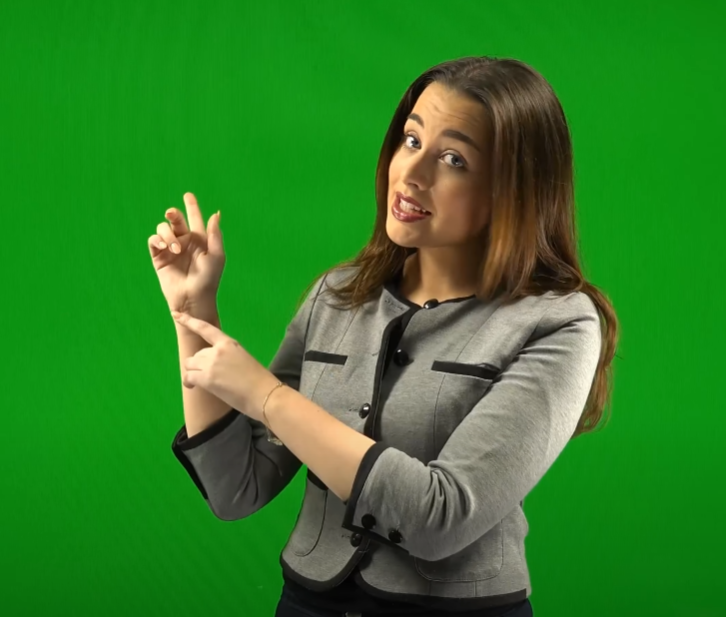
#> input picture Computacao_visual/Chroma/recursos/teste2.png, 726 x 617 px, given in place of konoha.jpg, which was not available
$ python Chroma_video.py
#> lines starting #> are read from the running program, lines starting #| are printed output that depends on the picture; after the words box and inside, x2 and y2 are one past the last pixel; in counts of white or black regions, pixels touching at a corner belong together; pictures that were not available may be replaced by others from this repository, and a replacement may not be noted
#> in main, background is the input picture: shape (617, 726, 3); mean B, G, R 39.6, 125.7, 48.7
import cv2
import numpy as np

# -- CHROMA REFS
#Foruns:
# https://stackoverflow.com/questions/10948589/choosing-the-correct-upper-and-lower-hsv-boundaries-for-color-detection-withcv
#
#Documentação:
# https://docs.opencv.org/4.x/dd/d43/tutorial_py_video_display.html
# https://docs.opencv.org/3.4/da/d97/tutorial_threshold_inRange.html
# https://docs.opencv.org/4.x/d0/d86/tutorial_py_image_arithmetics.html

#Youtube:
# https://www.youtube.com/watch?v=ozyRoPFneck&ab_channel=CarlosMelo
# https://www.youtube.com/watch?v=l-llIQh0DsI&ab_channel=w3runs
# https://www.youtube.com/watch?v=6PMHKXXhRXc&t=566s&ab_channel=Programa%C3%A7%C3%A3oDin%C3%A2mica

def removerFundoVerde(foreground, background):
    #Criando Janelas
    JANELA_MASK_FOREGROUND = "MASCARA FOREGROUND"
    JANELA_MASK_BACKGROUND = "MASCARA BACKGROUND"
    cv2.namedWindow(JANELA_MASK_FOREGROUND, cv2.WINDOW_GUI_NORMAL)
    cv2.namedWindow(JANELA_MASK_BACKGROUND, cv2.WINDOW_GUI_NORMAL)
    cv2.resizeWindow(JANELA_MASK_FOREGROUND, 400, 300)
    cv2.resizeWindow(JANELA_MASK_BACKGROUND, 400, 300)

    #Convertendo para o sistema de cor HSV
    foreground = cv2.cvtColor(foreground, cv2.COLOR_BGR2HSV)
#> foreground: shape (617, 726, 3); mean H, S, V 47.2, 177.5, 130.6

    # Esticando Background se necessário
    linhas, colunas = foreground.shape[:2]
#> linhas = 617; colunas = 726
    bk_linhas, bk_colunas = background.shape[:2]
#> bk_linhas = 617; bk_colunas = 726
    if linhas > bk_linhas or colunas > bk_colunas:
        background = cv2.resize(background, (colunas, linhas), interpolation=cv2.INTER_LINEAR)

    #Definindo limites de cor 40 <= hue <= 80
    lower_green = np.array([40, 30, 70], dtype=np.uint8)
    upper_green = np.array([80, 255, 220], dtype=np.uint8)

    #Se o pixel estiver dentro do intervalo ele marca com 255 senao 0
    mascara = cv2.inRange(foreground, lower_green, upper_green)
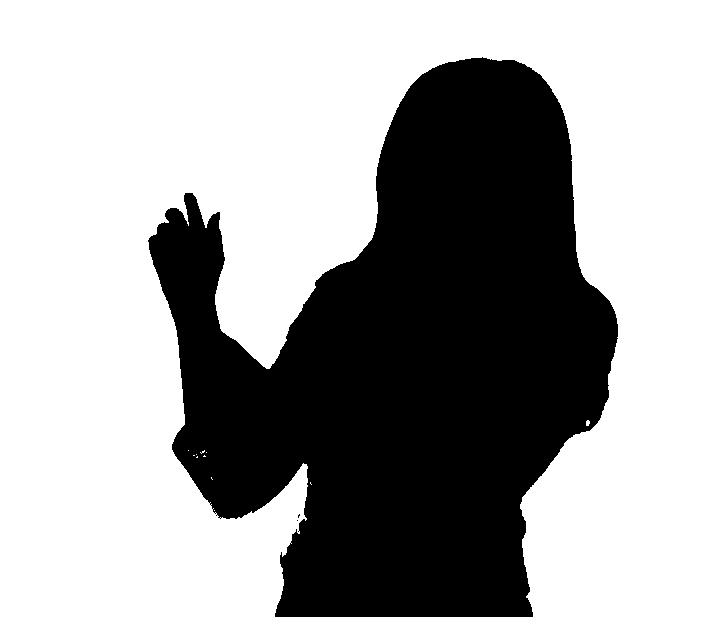
#> mascara: shape (617, 726); 64.8% white; 3 black regions (2 under 20 px), largest, box (x1, y1, x2, y2) and area: (148, 57, 618, 617) 157508
    cv2.imshow(JANELA_MASK_FOREGROUND,mascara)

    # Cortando o background
    background_cortado = cv2.bitwise_and(background,background, mask=mascara)
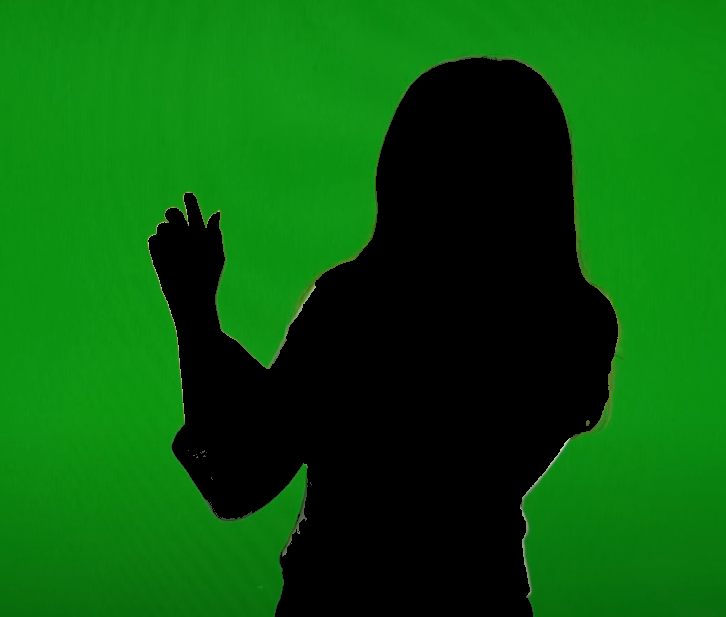
#> background_cortado: shape (617, 726, 3); mean B, G, R 11.6, 90.7, 8.9

    #Invertendo a mascara para mostrar tudo que nao é verde
    mascara_inv = np.invert(mascara)
    cv2.imshow(JANELA_MASK_BACKGROUND, mascara_inv)

    #Cortando o foreground
    foreground_cortado = cv2.bitwise_and(foreground, foreground, mask=mascara_inv)
#> foreground_cortado: shape (617, 726, 3); mean H, S, V 7.8, 27.8, 39.9

    #Retornando para bgr e concatenando o background e foreground
    foreground_bgr = cv2.cvtColor(foreground_cortado, cv2.COLOR_HSV2BGR)
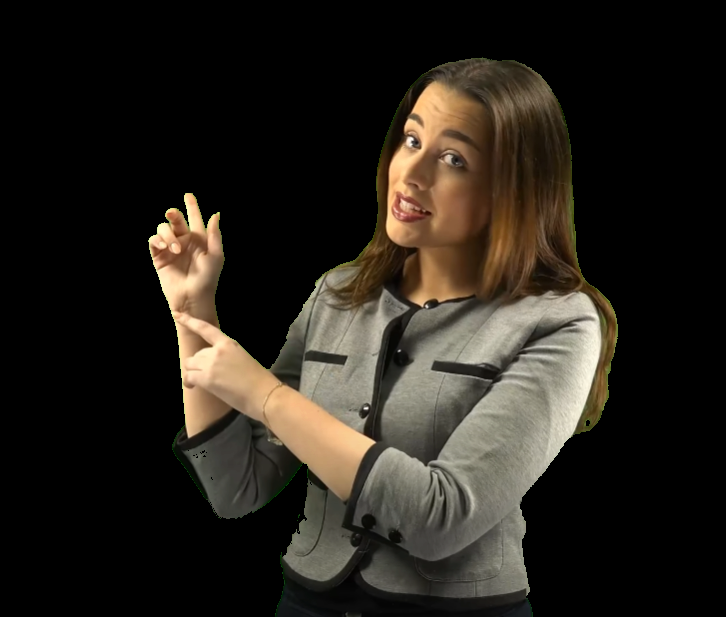
#> foreground_bgr: shape (617, 726, 3); mean B, G, R 27.9, 34.9, 39.8
    img_final = cv2.addWeighted(background_cortado,1, foreground_bgr, 1, 0)
    return img_final


def main():
    #Criando janelas
    JANELA_FOREGROUND = "VIDEO ORIGINAL"
    JANELA_BACKGROUND = "IMG FUNDO"
    JANELA_RESULTADO = "IMG RESULT"
    cv2.namedWindow(JANELA_RESULTADO, cv2.WINDOW_GUI_NORMAL)
    cv2.namedWindow(JANELA_FOREGROUND, cv2.WINDOW_GUI_NORMAL)
    cv2.namedWindow(JANELA_BACKGROUND, cv2.WINDOW_GUI_NORMAL)
    cv2.resizeWindow(JANELA_FOREGROUND, 400,300)
    cv2.resizeWindow(JANELA_BACKGROUND, 400, 300)
    cv2.resizeWindow(JANELA_RESULTADO, 400, 300)

    #Abrindo recursos
    video = cv2.VideoCapture("recursos/videoplayback.mp4")
    background = cv2.imread("recursos/konoha.jpg", cv2.IMREAD_COLOR)

    cv2.imshow(JANELA_BACKGROUND, background)
    while video.isOpened():
        retorno, frame = video.read()
        if not retorno:
            print("Não foi possível exibir o vídeo")
            break


        #Exibindo video
        img_cortada = removerFundoVerde(frame, background)
        cv2.imshow(JANELA_FOREGROUND,frame)
        cv2.imshow(JANELA_RESULTADO, img_cortada)
        if cv2.waitKey(1) == ord('q'):
#> (key q is pressed here)
            break

    #Liberando memória
    video.release()
    cv2.destroyAllWindows()

main()
